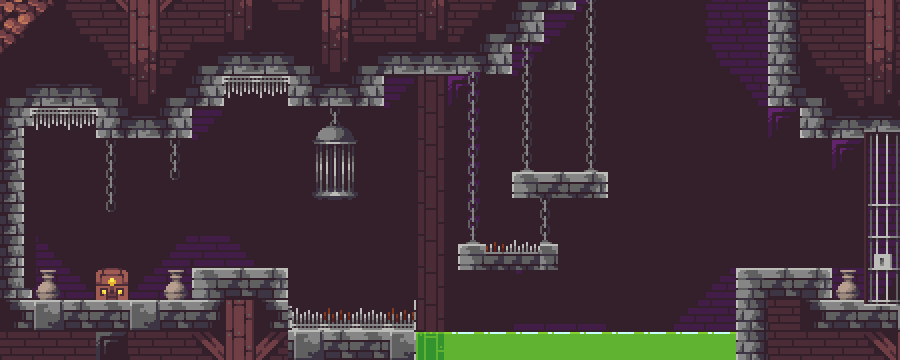

Tiled map render using the project's own tile images. Description and the whole map definition, tile-layer contents included, below:
An orthogonal 50x20 tile map with 18x18 px tiles, 1 tile layer (Camada de Blocos 1), 3 tilesets and 30 objects.

<map version="1.9" tiledversion="1.9.2" orientation="orthogonal" renderorder="right-down" width="50" height="20" tilewidth="18" tileheight="18" infinite="0" nextlayerid="7" nextobjectid="66">
 <editorsettings>
  <export target="map.lua" format="lua" />
 </editorsettings>
 <tileset firstgid="1" name="Test_2" tilewidth="18" tileheight="18" tilecount="1650" columns="55">
  <image source="Final/Social/Test_2.png" width="992" height="544" />
 </tileset>
 <tileset firstgid="1651" name="Test" tilewidth="18" tileheight="18" tilecount="1650" columns="55">
  <image source="Final/Social/Test.png" width="992" height="544" />
 </tileset>
 <tileset firstgid="3301" name="Assets" tilewidth="18" tileheight="18" tilecount="3969" columns="81">
  <image source="Final/Social/Assets.png" width="1472" height="896" />
 </tileset>
 <layer id="1" name="Camada de Blocos 1" width="50" height="20">
  <data encoding="csv">
551,552,553,554,555,556,557,558,559,560,561,562,563,564,565,566,567,568,569,570,571,572,573,574,575,576,577,578,579,580,581,582,583,584,585,586,587,588,589,590,591,592,593,594,595,596,597,598,599,600,
606,607,608,609,610,611,612,613,614,615,616,617,618,619,620,621,622,623,624,625,626,627,628,629,630,631,632,633,634,635,636,637,638,639,640,641,642,643,644,645,646,647,648,649,650,651,652,653,654,655,
661,662,663,664,665,666,667,668,669,670,671,672,673,674,675,676,677,678,679,680,681,682,683,684,685,686,687,688,689,690,691,692,693,694,695,696,697,698,699,700,701,702,703,704,705,706,707,708,709,710,
716,717,718,719,720,721,722,723,724,725,726,727,728,729,730,731,732,733,734,735,736,737,738,739,740,741,742,743,744,745,746,747,748,749,750,751,752,753,754,755,756,757,758,759,760,761,762,763,764,765,
771,772,773,774,775,776,777,778,779,780,781,782,783,784,785,786,787,788,789,790,791,792,793,794,795,796,745,798,799,800,801,802,803,804,805,806,807,808,809,810,811,812,813,814,815,816,817,818,819,820,
826,827,828,829,830,831,832,833,834,835,836,837,838,839,840,841,842,843,844,845,846,847,848,849,850,851,745,853,854,855,856,857,858,859,860,861,862,863,864,865,866,867,868,869,870,871,872,873,874,875,
881,882,883,884,885,886,887,888,889,890,891,892,893,894,895,896,897,898,899,900,901,902,903,904,905,906,745,908,909,910,911,912,913,914,915,916,917,918,919,920,921,922,923,924,925,926,927,928,929,930,
936,2073,938,939,940,941,942,943,944,945,946,947,948,949,950,951,952,953,954,955,956,957,958,959,960,961,745,963,964,965,966,967,968,969,970,971,972,973,974,975,976,977,978,979,980,981,982,983,2341,2342,
991,2128,993,994,995,996,997,998,999,1000,1001,1002,1003,1004,1005,1006,1007,1008,1009,1010,1011,1012,1013,1014,1015,1016,745,1018,1019,1020,1021,1022,1023,1024,1025,1026,1027,1028,1029,1030,1031,1032,1033,1034,1035,1036,1037,1038,2671,2672,
1046,2183,1048,1049,1050,1051,1052,1053,1054,1055,1056,1057,1058,1059,1060,1061,1062,1063,1064,1065,1066,1067,1068,1069,1070,1071,745,1073,1074,1075,1076,1077,1078,1079,1080,1081,1082,1083,1084,1085,1086,1087,1088,1089,1090,1091,1092,1093,2671,2672,
1101,2073,1103,1104,1105,1106,1107,1108,1109,1110,1111,1112,1113,1114,1115,1116,1117,1118,1119,1120,1121,1122,1123,1124,1125,1126,745,1128,1129,1130,1131,1132,1133,1134,1135,1136,1137,1138,1139,1140,1141,1142,1143,1144,1145,1146,1147,1148,2671,2672,
1156,2128,1158,1159,1160,1161,1162,1163,1164,1165,1166,1167,1168,1169,1170,1171,1172,1173,1174,1175,1176,1177,1178,1179,1180,1181,745,1183,1073,966,965,1073,1073,1073,1190,1191,1192,1193,1194,1195,1196,1197,1198,1199,1200,1201,1202,1203,2726,2727,
1211,2183,1213,1214,1215,1216,1217,1218,1219,1220,1221,1222,1223,1224,1225,1226,1227,1228,1229,1230,1231,1232,1233,1234,1235,1236,745,1238,1239,966,1020,1073,1073,1073,1245,1246,1247,1248,1249,1250,1251,1252,1253,1254,1255,1256,1257,1258,2781,2782,
1266,2073,1268,1269,1270,1271,1272,1273,1274,1275,1276,1277,1278,1279,1280,1281,1282,1283,1284,1285,1286,1287,1288,1289,1290,1074,1075,131,132,133,1075,1073,1073,1299,1300,1301,1302,1303,1304,1305,1306,1307,1308,1309,1310,1311,1312,1313,2836,2837,
1321,2128,1323,1324,1325,1326,1327,1328,1329,1330,1331,1332,1333,1334,1335,1336,1287,1287,1287,1287,1287,1287,1287,1344,1345,1129,1130,1131,1131,1131,1130,1073,1073,1073,1355,1356,1357,1358,1359,1360,1361,1362,1363,1364,1365,1366,1367,1368,2891,2892,
1376,2183,1378,1379,1380,1381,1382,1383,1384,1385,1386,1387,1388,1389,1390,1391,1287,1287,1287,1287,1287,1287,1287,1399,1400,1401,1402,1403,1404,1073,1073,1073,1073,1073,1410,1411,1412,1413,1414,1415,1416,1417,1418,1419,1420,1421,1422,1423,2946,2947,
1431,1432,1433,1434,1435,1436,1437,1438,1439,1440,1441,1442,1443,1444,1445,1446,1287,1287,1287,1287,1287,1287,1287,1454,1455,1456,1457,1458,1073,1073,1073,1073,1073,1464,1465,1466,1467,1468,1469,1470,1471,1472,1473,1474,1475,1476,1477,1478,3001,3002,
1486,1487,1488,1489,1490,1491,1492,1493,1494,1495,1496,1497,1498,1499,1500,1501,2797,2798,2799,2800,2801,2802,2803,1509,1510,1511,1073,1073,1073,1073,1073,1073,1073,1073,1520,1521,1522,1523,1524,1525,1526,1527,1528,1529,1530,1531,1532,1533,1534,1535,
1541,1542,1543,1544,1545,1546,1547,1548,1549,1550,1551,1552,1553,1554,1555,1556,2852,2853,2854,2855,2856,2857,2858,1564,1565,1566,1567,1568,1569,1570,1571,1572,1573,1574,1575,1576,1577,1578,1579,1580,1581,1582,1583,1584,1585,1586,1587,1588,1589,1590,
1596,1597,1598,1599,1600,1601,1602,1603,1604,1605,1606,1607,1608,1609,1610,1611,2907,2908,2909,2910,2911,2912,2913,1619,1620,1621,1622,1623,1624,1625,1626,1627,1628,1629,1630,1631,1632,1633,1634,1635,1636,1637,1638,1639,1640,1641,1642,1643,1644,1645
</data>
 </layer>
 <objectgroup id="4" name="inimigo">
  <object id="62" x="740.956" y="267.997" width="0.222222" height="30" />
  <object id="63" x="825" y="268" width="7" height="30.3333" />
 </objectgroup>
 <objectgroup id="5" name="final">
  <object id="48" x="870.273" y="142" width="28.7273" height="157" />
 </objectgroup>
 <objectgroup id="2" name="plataforma">
  <object id="2" x="32" y="299.333" width="160" height="30" />
  <object id="3" x="192.167" y="268.083" width="95.1667" height="29.9167" />
  <object id="5" x="510.667" y="172" width="96.6667" height="30" />
  <object id="6" x="741.422" y="268" width="82.9111" height="30.6667" />
  <object id="7" x="811.864" y="300.091" width="88.5" height="27.9091" />
  <object id="9" x="1.33333" y="104.667" width="4.66667" height="192.667" />
  <object id="11" x="458" y="243.576" width="26.0833" height="26.1818" />
  <object id="12" x="312.091" y="192.273" width="45.7576" height="4.72727" />
  <object id="13" x="899.25" y="132.625" width="1" height="167.438" />
  <object id="26" x="96" y="116.333" width="95.3333" height="21.3333" />
  <object id="29" x="196.75" y="65.75" width="26.25" height="39.25" />
  <object id="30" x="288.667" y="76" width="94.6667" height="29.3333" />
  <object id="31" x="383" y="45" width="127.5" height="27.5" />
  <object id="32" x="517.333" y="1.33333" width="26.6667" height="41" />
  <object id="34" x="800.5" y="108.5" width="62.5" height="30" />
  <object id="35" x="863.5" y="115" width="29.5" height="16" />
  <object id="36" x="768" y="2.5" width="32" height="105.5" />
  <object id="37" x="546.5" y="1" width="31" height="9.25" />
  <object id="38" x="737.25" y="299.5" width="32" height="60.75" />
  <object id="39" x="413.667" y="333" width="1.33333" height="26" />
  <object id="41" x="313.25" y="142" width="42.75" height="1.5" />
  <object id="65" x="736" y="268" width="4.875" height="29.75" />
 </objectgroup>
 <objectgroup id="6" name="espinhos">
  <object id="51" x="288" y="306.333" width="128" height="22.3333" />
  <object id="53" x="414" y="300" width="1.66667" height="4.66667" />
  <object id="55" x="485.75" y="248.733" width="54.5" height="21.267" />
  <object id="56" x="223.5" y="76.75" width="63.75" height="20" />
  <object id="58" x="414.667" y="331.333" width="322" height="28" />
 </objectgroup>
</map>
